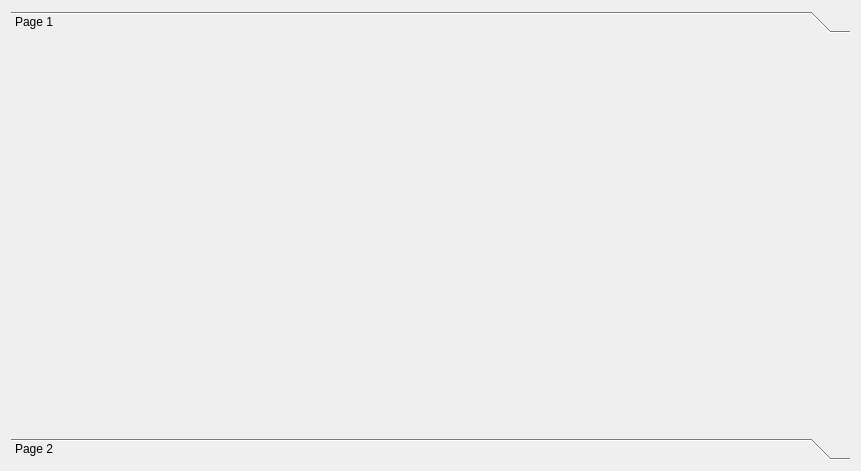
<?xml version="1.0" encoding="UTF-8"?>
<ui version="4.0">
 <class>WidgetAnalysModel</class>
 <widget class="QWidget" name="WidgetAnalysModel">
  <property name="geometry">
   <rect>
    <x>0</x>
    <y>0</y>
    <width>861</width>
    <height>471</height>
   </rect>
  </property>
  <property name="windowTitle">
   <string>Form</string>
  </property>
  <layout class="QVBoxLayout" name="verticalLayout">
   <item>
    <widget class="QToolBox" name="toolBoxModel">
     <property name="currentIndex">
      <number>0</number>
     </property>
     <widget class="QWidget" name="page">
      <property name="geometry">
       <rect>
        <x>0</x>
        <y>0</y>
        <width>843</width>
        <height>391</height>
       </rect>
      </property>
      <attribute name="label">
       <string>Page 1</string>
      </attribute>
     </widget>
     <widget class="QWidget" name="page_2">
      <property name="geometry">
       <rect>
        <x>0</x>
        <y>0</y>
        <width>843</width>
        <height>391</height>
       </rect>
      </property>
      <attribute name="label">
       <string>Page 2</string>
      </attribute>
     </widget>
    </widget>
   </item>
  </layout>
 </widget>
 <resources/>
 <connections/>
</ui>
